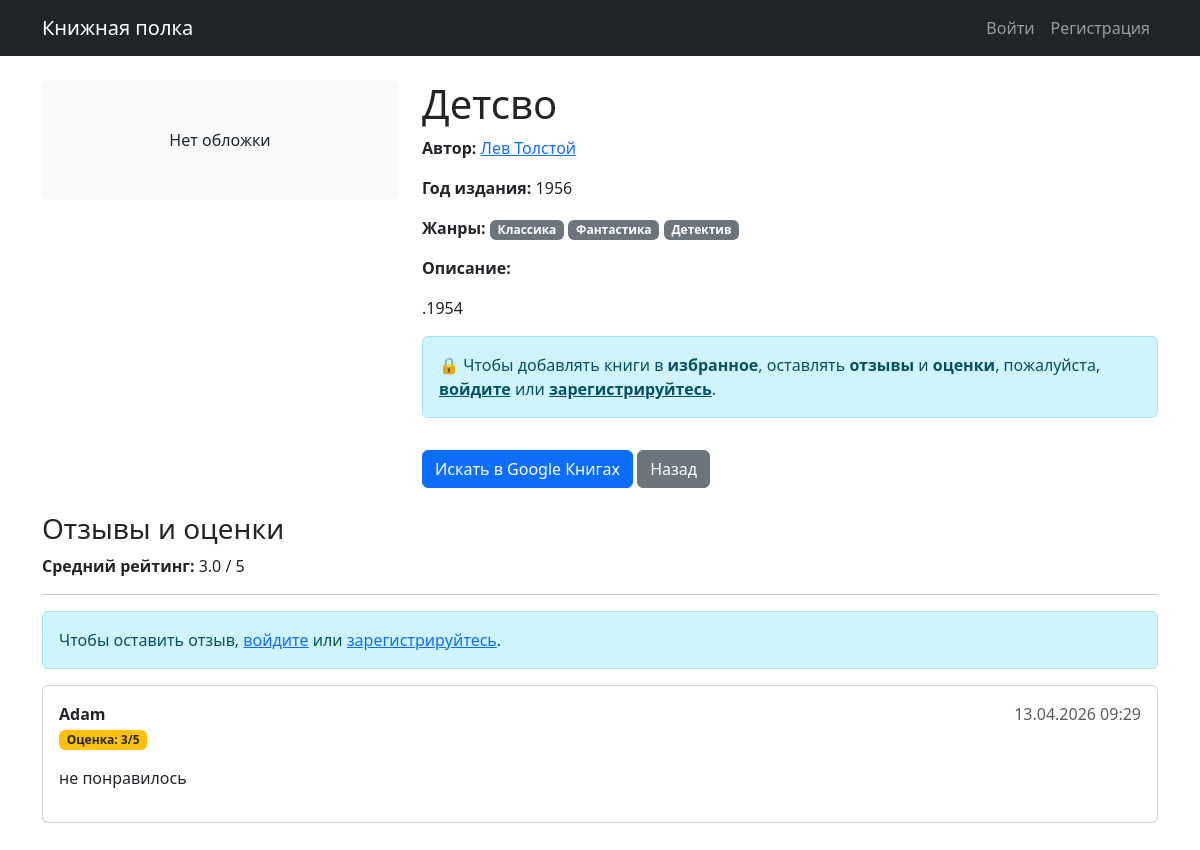
Screenshot of /book/10/ with the database file from the repository.
### books/models.py (models this page shows, shortened)
class Book(models.Model):
    title = models.CharField(max_length=200)
    author = models.ForeignKey(Author, on_delete=models.CASCADE, related_name='books')
    genres = models.ManyToManyField(Genre, related_name='books')
    description = models.TextField()
    publication_year = models.IntegerField(null=True, blank=True)
    cover = models.ImageField(upload_to='covers/', blank=True, null=True)
    added_at = models.DateTimeField(auto_now_add=True)
    read_link = models.URLField(max_length=500, blank=True, null=True)  # если добавили ранее
    def get_google_books_search_url(self):
        query = f"{self.title} {self.author.name}"
        encoded_query = quote_plus(query)
        return settings.EXTERNAL_BOOK_SEARCH_URL + encoded_query

class Author(models.Model):
    name = models.CharField(max_length=100)
    bio = models.TextField(blank=True)
    birth_date = models.DateField(null=True, blank=True)

class Genre(models.Model):
    name = models.CharField(max_length=50, unique=True)

class UserBookRelation(models.Model):
    user = models.ForeignKey(User, on_delete=models.CASCADE, related_name='book_relations')
    book = models.ForeignKey(Book, on_delete=models.CASCADE, related_name='user_relations')
    is_favorite = models.BooleanField(default=False)
    rating = models.PositiveSmallIntegerField(null=True, blank=True)  # 1-5
    review = models.TextField(blank=True)
    created_at = models.DateTimeField(auto_now_add=True)
    class Meta:
        unique_together = ('user', 'book')

### users/models.py (models this page shows, shortened)
class CustomUser(AbstractUser):
    bio = models.TextField(blank=True)
    avatar = models.ImageField(upload_to='avatars/', blank=True, null=True)

### books/views.py (the view)
# urls.py: path('book/<int:pk>/', views.BookDetailView.as_view(), name='book_detail'),
class BookDetailView(DetailView):
    model = Book
    template_name = 'books/book_detail.html'
    context_object_name = 'book'
    def get_context_data(self, **kwargs):
        context = super().get_context_data(**kwargs)
        user = self.request.user
        if user.is_authenticated:
            relation = UserBookRelation.objects.filter(user=user, book=self.object).first()
            context['is_favorite'] = relation.is_favorite if relation else False
        else:
            context['is_favorite'] = False
        reviews = self.object.user_relations.filter(review__isnull=False).exclude(review='')
        context['reviews'] = reviews
        avg_rating = self.object.user_relations.filter(rating__isnull=False).aggregate(models.Avg('rating'))['rating__avg']
        context['avg_rating'] = round(avg_rating, 1) if avg_rating else None
        return context

### templates/books/book_detail.html (shortened to what this page needs)
{% extends 'base.html' %}
{% block content %}
<div class="row">
    <div class="col-md-4">
        {% if book.cover %}
            <img src="{{ book.cover.url }}" class="img-fluid rounded" alt="{{ book.title }}">
        {% else %}
            <div class="bg-light text-center p-5 rounded">Нет обложки</div>
        {% endif %}
    </div>
    <div class="col-md-8">
        <h1>{{ book.title }}</h1>
        <p><strong>Автор:</strong> <a href="{% url 'author_detail' book.author.id %}">{{ book.author.name }}</a></p>
        <p><strong>Год издания:</strong> {{ book.publication_year|default:"не указан" }}</p>
        <p><strong>Жанры:</strong>
            {% for genre in book.genres.all %}
                <span class="badge bg-secondary">{{ genre.name }}</span>
            {% endfor %}
        </p>
        <p><strong>Описание:</strong></p>
        <p>{{ book.description }}</p>
        {% if user.is_authenticated %}
    <form method="post" action="{% url 'toggle_favorite' book.id %}" class="mt-3">
        {% csrf_token %}
        <button type="submit" class="btn {% if is_favorite %}btn-danger{% else %}btn-success{% endif %}">
            {% if is_favorite %}
                Убрать из избранного
            {% else %}
                Добавить в избранное
            {% endif %}
        </button>
    </form>
{% else %}
    <div class="alert alert-info mt-3" role="alert">
        🔒 Чтобы добавлять книги в <strong>избранное</strong>, оставлять <strong>отзывы</strong> и <strong>оценки</strong>, пожалуйста,
        <a href="{% url 'login' %}" class="alert-link">войдите</a> или
        <a href="{% url 'register' %}" class="alert-link">зарегистрируйтесь</a>.
    </div>
{% endif %}
        <a href="{{ book.get_google_books_search_url }}" class="btn btn-primary mt-3" target="_blank" rel="noopener noreferrer">
    Искать в Google Книгах
</a>
        <a href="{% url 'book_list' %}" class="btn btn-secondary mt-3">Назад</a>
    </div>
</div>
<div class="row mt-4">
    <div class="col-md-12">
        <h3>Отзывы и оценки</h3>
        {% if avg_rating %}
            <p><strong>Средний рейтинг:</strong> {{ avg_rating }} / 5</p>
        {% else %}
            <p>Пока нет оценок.</p>
        {% endif %}
        <hr>
        {% if user.is_authenticated %}
            <a href="{% url 'add_review' book.id %}" class="btn btn-outline-primary mb-3">Написать отзыв</a>
        {% else %}
            <div class="alert alert-info">
                Чтобы оставить отзыв, <a href="{% url 'login' %}">войдите</a> или <a href="{% url 'register' %}">зарегистрируйтесь</a>.
            </div>
        {% endif %}
        <div class="reviews-list">
            {% for review in reviews %}
                <div class="card mb-3">
                    <div class="card-body">
                        <div class="d-flex justify-content-between">
                            <strong>{{ review.user.username }}</strong>
                            <span class="text-muted">{{ review.created_at|date:"d.m.Y H:i" }}</span>
                        </div>
                        {% if review.rating %}
                            <span class="badge bg-warning text-dark">Оценка: {{ review.rating }}/5</span>
                        {% endif %}
                        <p class="mt-2">{{ review.review|linebreaks }}</p>
                    </div>
                </div>
            {% empty %}
                <p>Пока нет отзывов. Будьте первым!</p>
            {% endfor %}
        </div>
    </div>
</div>
{% endblock %}

### rows the page displays
Book: title "Детсво", author.name "Лев Толстой", publication_year "1956", description ".1954"
Genre: name "Классика"
Genre: name "Фантастика"
Genre: name "Детектив"
UserBookRelation: user.username "Adam", created_at "13.04.2026 09:29", rating "3", review "не понравилось"

### other values shown
{{ avg_rating }} "3.0"
